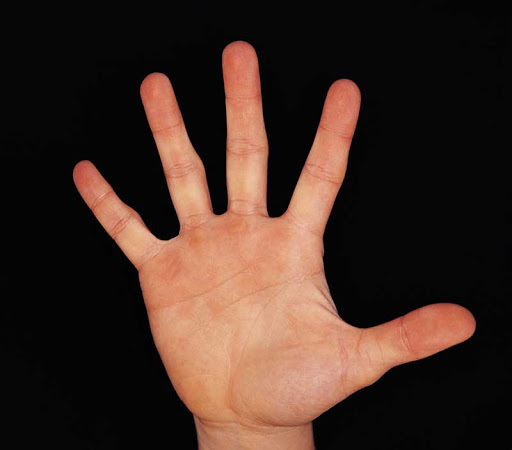
#> input picture hand.JPEG, 512 x 450 px, found by its file name
$ python handTracking.py
#> lines starting #> are read from the running program, lines starting #| are printed output that depends on the picture; after the words box and inside, x2 and y2 are one past the last pixel; in counts of white or black regions, pixels touching at a corner belong together; long printed decimals are rounded
import cv2
import numpy as np
import matplotlib.pyplot as pl
import math

#loading and displaying an image in grey scale
img = cv2.imread('hand.jpeg',0)
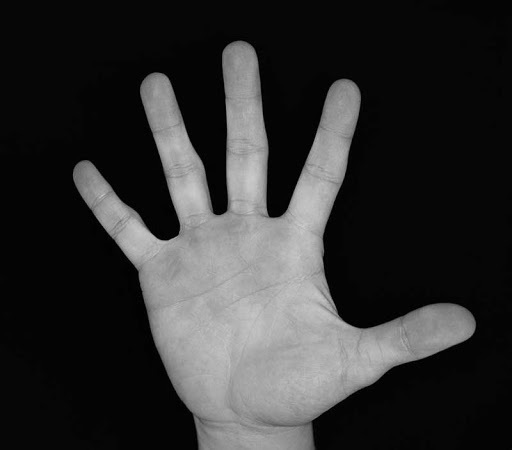
#> img: shape (450, 512); min 0, max 205, mean 49.1
cv2.imshow('original',img)

#2-D median filtering
median = cv2.medianBlur(img,7)

#threshold of an image(127)
retval, threshold = cv2.threshold(median, 127, 255, cv2.THRESH_BINARY)
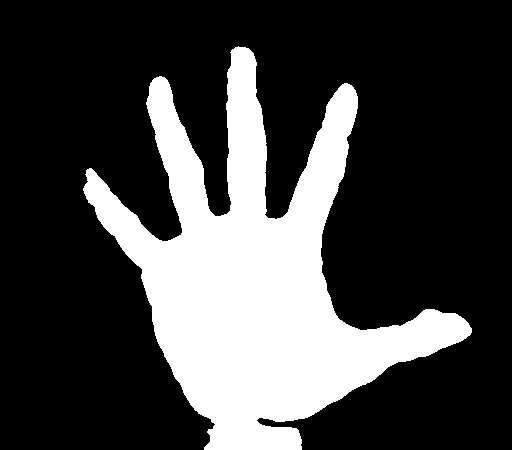
#> threshold: shape (450, 512); 26% white; 1 white region

# for delated image(for abolishing elation in image)
kernal = np.ones((2,2),np.uint8)
delation = cv2.dilate(img, kernal, iterations = 1)

cv2.imshow('image',img)

#size of the image
height = np.size(delation,0)
#> height = 450
width = np.size(delation,1)
#> width = 512

#for drawing contours for an image
contours, hierarchy = cv2.findContours(threshold, 1, 2)
#> contours = 1 contour; box (x1, y1, x2, y2) and area: (83, 46, 472, 450) 58882
cnt = contours[0]
#> cnt = contour of 927 points, box (x1, y1, x2, y2) (83, 46, 472, 450), area 58882
cv2.drawContours(img, [cnt], 0, (0,12,0), 1)
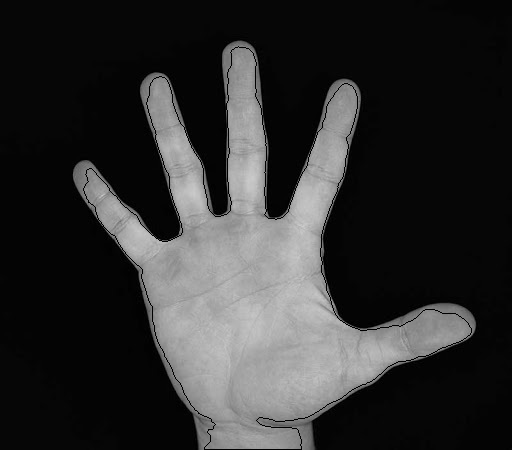
#> img: shape (450, 512); 0.86% of pixels changed, all inside (x1, y1, x2, y2) = (83, 46, 472, 450)

cv2.imshow('contours',img)
cv2.imshow('median',median)
cv2.imshow('threshold',threshold)
cv2.imshow('dilated',delation)

M = cv2.moments(cnt)
#> M = moments, m00 58882.5, centre m10/m00, m01/m00 = (255.8, 278.3)

print(M)
#> (printed output is left out)

#for finding centroid
cx = int(M['m10']/M['m00'])
#> cx = 255
cy = int(M['m01']/M['m00'])
#> cy = 278
print(cx,cy)
#| 255 278
centroid = cv2.circle(img,(cx,cy), 2, (0,0,255), 1)
cv2.imshow('centroid',centroid)


#to get orientation
count = 0
sum1=0
sum2=0
sum3=0

dist=0

alpha=1
beta=1

for i in range(1,height):
	for j in range(1,width):
		if img[i,j]>0:
			count = count + 1
			dist1= (((abs(i-cx))**alpha)+((abs(j-cy))**beta))**(1.0/2.0)
			sum1 = sum1+dist1
#> after the loop, count = 226645; sum1 = 3446554.5

alpha=2
beta=0

print(sum1)
#| 3446554.527

for i in range(1,height):
	for j in range(1,width):
		if img[i,j]>0:
			count = count + 1
			dist2= (((abs(i-cx))**alpha)+((abs(j-cy))**beta))**(1.0/2.0)
			sum2 = sum2+dist2
#> after the loop, count = 453290; sum2 = 25935907.6

alpha=0
beta=2

for i in range(1,height):
	for j in range(1,width):
		if img[i,j]>0:
			count = count + 1
			dist3= (((abs(i-cx))**alpha)+((abs(j-cy))**beta))**(1.0/2.0)
			sum3 = sum3+dist3
#> after the loop, count = 679935; sum3 = 29295123

thetha = (1.0/2.0)*(math.atan((2*sum1)/(sum2-sum3)))
#> thetha = -0.559

orient_angle = (thetha*57.2958)
#> orient_angle = -32.01
print(orient_angle)
#| -32.009


#to get the image in the required rotation
rotate = cv2.getRotationMatrix2D((height/2,width/2),orient_angle,1)
#> rotate = [[0.848, -0.53, 169.9], [0.53, 0.848, -80.34]]
dst = cv2.warpAffine(centroid,rotate,(height,width))
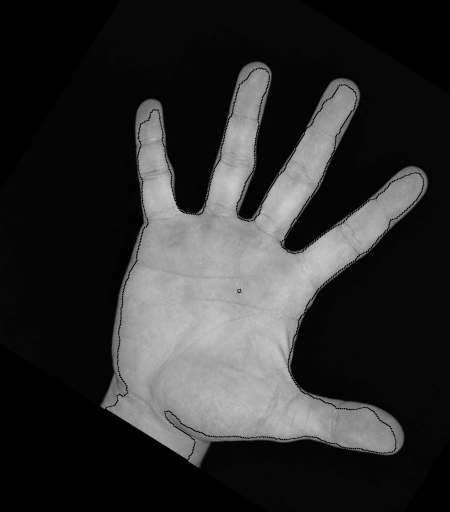
#> dst: shape (512, 450); min 0, max 203, mean 46.8

cv2.imshow('image',dst)


#to get referance point
j1 = 0		#initilalise
tmp=[]		#initilalise

for i in range(1,height):
	if img[i,cy]>0:
		j1 = j1+1
		tmp.append(i)
	if len(tmp)	!=0:
		xr = max(tmp)
	yr = cy
#> after the loop, j1 = 445; tmp = 445 values from 1 to 448
print(xr,yr)
#| 448 278

refer_point = cv2.circle(dst,(xr,yr), 2, (0,0,255), 1)
cv2.imshow('refer point',refer_point)

cv2.waitKey(0)
cv2.destroyAllWindows()
